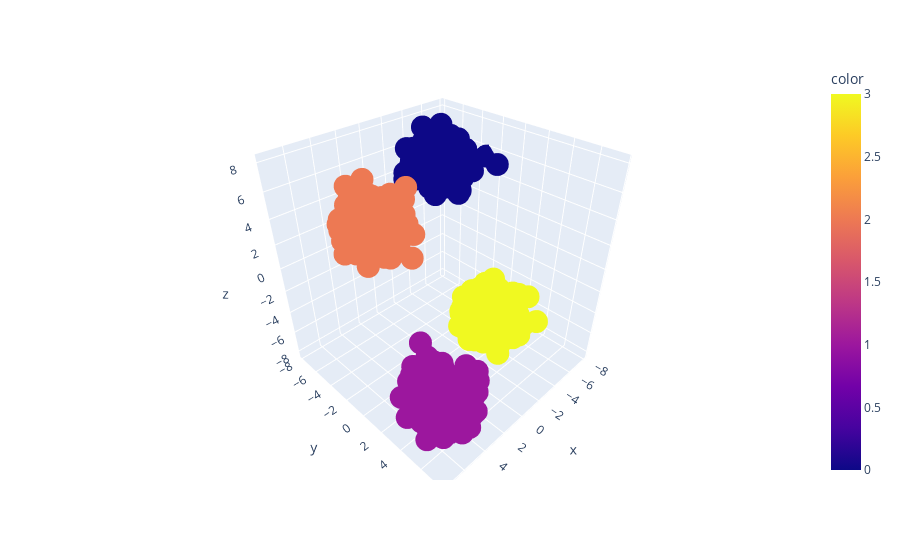

The notebook cell this image was saved under:
### Code cell
import plotly.express as px
fig = px.scatter_3d(x = x[:,0], y = x[:,1], z = x[:,2], color = y)
fig.show()

### Figure 1 — Plotly figure (JSON) as saved in the notebook; plotly's stock layout.template omitted (floating-point values rounded to 4 significant figures; data arrays with more than 128 entries replaced by an {"elided": "..."} marker saying what was removed)
{"data": [{"hovertemplate": "x=%{x}<br>y=%{y}<br>z=%{z}<br>color=%{marker.color}<extra></extra>", "legendgroup": "", "marker": {"color": {"elided": "1000 int values"}, "coloraxis": "coloraxis", "symbol": "circle"}, "mode": "markers", "name": "", "scene": "scene", "showlegend": false, "type": "scatter3d", "x": {"elided": "1000 float values"}, "y": {"elided": "1000 float values"}, "z": {"elided": "1000 float values"}}], "layout": {"coloraxis": {"colorbar": {"title": {"text": "color"}}, "colorscale": [[0, "#0d0887"], [0.1111, "#46039f"], [0.2222, "#7201a8"], [0.3333, "#9c179e"], [0.4444, "#bd3786"], [0.5556, "#d8576b"], [0.6667, "#ed7953"], [0.7778, "#fb9f3a"], [0.8889, "#fdca26"], [1, "#f0f921"]]}, "legend": {"tracegroupgap": 0}, "margin": {"t": 60}, "scene": {"domain": {"x": [0, 1], "y": [0, 1]}, "xaxis": {"title": {"text": "x"}}, "yaxis": {"title": {"text": "y"}}, "zaxis": {"title": {"text": "z"}}}}}
